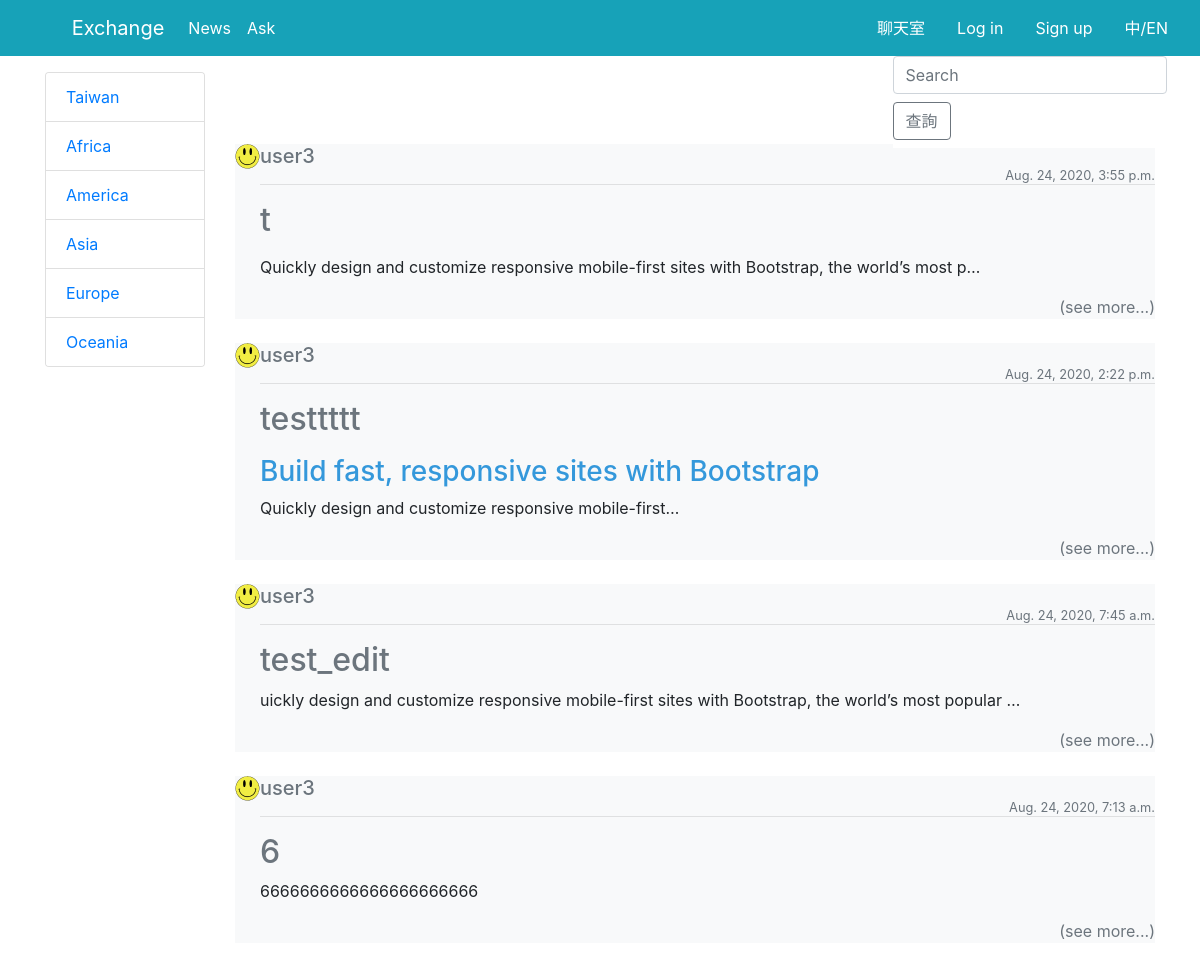
/, run on an earlier commit of the app's database.
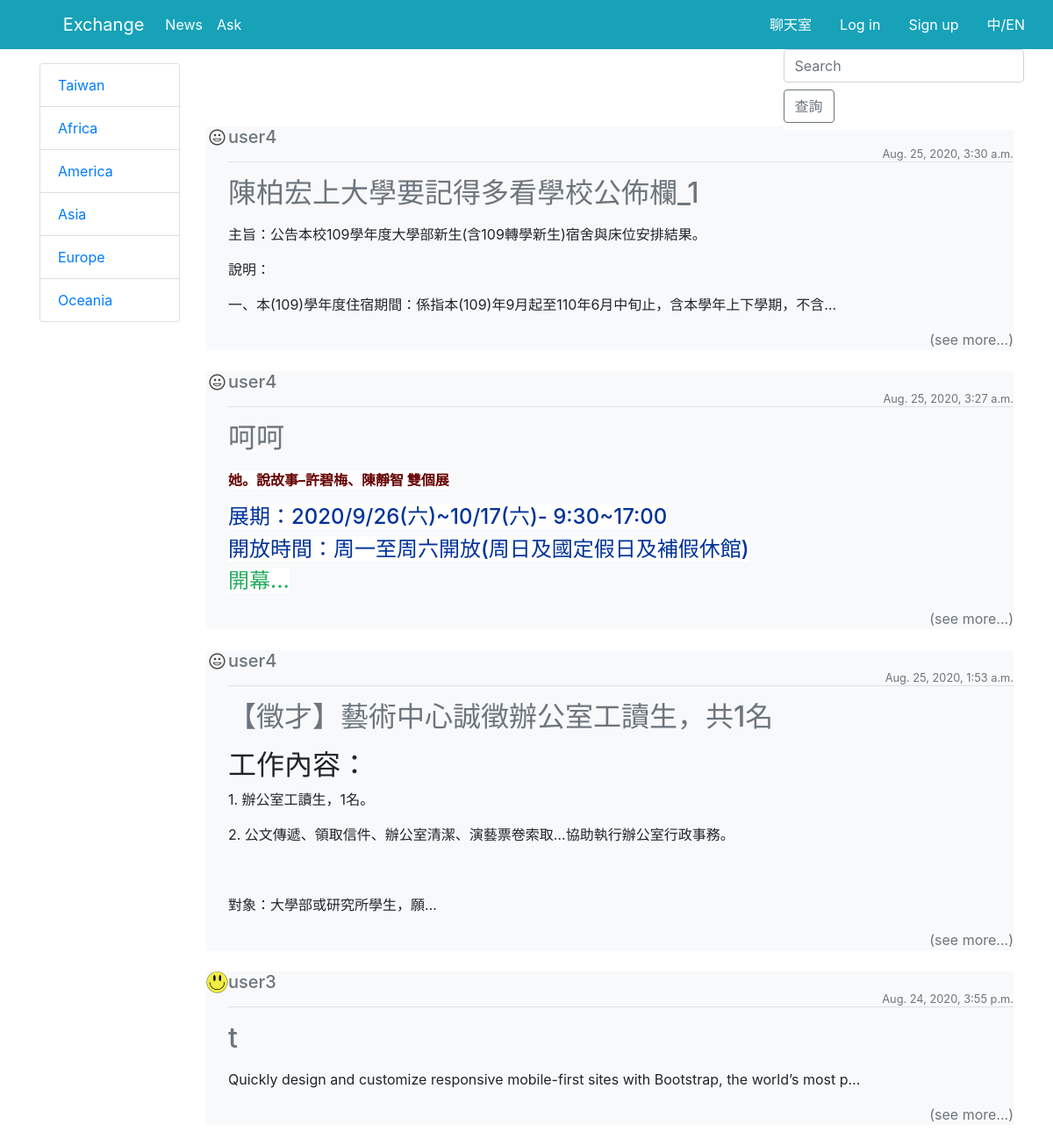
And on a later commit of the database.
### blog/models.py (models this page shows, shortened)
class Post(models.Model):
    title = models.CharField(max_length=100)
    date_posted  = models.DateTimeField(default=timezone.now)
    author = models.ForeignKey(User, on_delete=models.CASCADE)  # 刪除使用者時也刪除其貼文，但刪除貼文不會刪除使用者
    other = models.CharField(max_length=200)
    content = RichTextUploadingField(blank=True,null=True)

### users/models.py (models this page shows, shortened)
class Profile(models.Model):
    user = models.OneToOneField(User,on_delete=models.CASCADE)
    image = models.ImageField(default = 'default.jpg', upload_to='profile_pics')

### blog/views.py (the view)
# urls.py: path('', PostListView.as_view(), name = 'blog-home'),
class PostListView(ListView):
    model = Post                         # 以Post為基礎建立
    template_name = 'blog/mainpage_new.html' # <app>/<model>_<viewtype>.html 尋找樣板顯示(顯示主頁)
    context_object_name = 'posts'
    ordering = ['-date_posted']          # 讓貼文以時間排序
    paginate_by = 4                    # 每頁只顯示四個貼文

### blog/templates/blog/mainpage_new.html (shortened to what this page needs)
{% extends "blog/base.html" %}
{% block content %}
{% include 'blog/searchForm.html' %}
    <div class="row">
        <div class="col-12 col-md-2">
            <div class="card align-self-start absolute" style="width: 10rem;">
                <ul class="list-group list-group-flush">
                    <li class="list-group-item"><a href="#">Taiwan</a></li>
                    <li class="list-group-item"><a href="#">Africa</a></li>
                    <li class="list-group-item"><a href="#">America</a></li>
                    <li class="list-group-item"><a href="#">Asia</a></li>
                    <li class="list-group-item"><a href="#">Europe</a></li>
                    <li class="list-group-item"><a href="#">Oceania</a></li>
                </ul>
            </div>
        </div>
        <div class="col-12 col-md-10">
            <br><br><br>
            {% for post in posts %}
            <article class="media content-section bg-light">
                <img class="rounded-circle article-img" src="{{ post.author.profile.image.url }}" alt="{{ post.author }}" width="25" height = "25">
                <div class="media-body">
                  <div class="article-metadata">
                    <h5><a class="mr-2 text-secondary" href="#">{{ post.author }}</a><br>
                    <small><small class="text-muted float-right">{{ post.date_posted }}</small></small><hr>
                  </div></h5>
                  <h2 class="article-title text-secondary">{{ post.title }}</h2>
                  <p class="article-content">{{ post.content|safe|truncatechars_html:100 }}</p>
                  <a href="{% url 'post-detail' post.id %}" class="text-secondary float-right">(see more...)</a>
                </div>
              </article>
              <br>
            {% endfor %}
        </div>
    </div>
{% endblock %}

What changed in the data, as far as the page shows it:
no longer on this page (row unchanged): Post: author.profile.image (picture), author "user3", date_posted "Aug. 24, 2020, 2:22 p.m.", title "testtttt", content "Build fast, responsive sites with Bootstrap Quickly design and customize responsive mobile-first…"
no longer on this page (row unchanged): Post: author.profile.image (picture), author "user3", date_posted "Aug. 24, 2020, 7:45 a.m.", title "test_edit", content "uickly design and customize responsive mobile-first sites with Bootstrap, the world’s most popular …"
no longer on this page (row unchanged): Post: author.profile.image (picture), author "user3", date_posted "Aug. 24, 2020, 7:13 a.m.", title "6", content "6666666666666666666666"
added Post: author.profile.image (placeholder picture), author "user4", date_posted "Aug. 25, 2020, 3:30 a.m.", title "陳柏宏上大學要記得多看學校公佈欄_1", content "主旨：公告本校109學年度大學部新生(含109轉學新生)宿舍與床位安排結果。 說明： 一、本(109)學年度住宿期間：係指本(109)年9月起至110年6月中旬止，含本學年上下學期，不含…"
added Post: author.profile.image (placeholder picture), author "user4", date_posted "Aug. 25, 2020, 3:27 a.m.", title "呵呵", content "她。說故事–許碧梅、陳靜智 雙個展 展期：2020/9/26(六)~10/17(六)- 9:30~17:00 開放時間：周一至周六開放(周日及國定假日及補假休館) 開幕…"
added Post: author.profile.image (placeholder picture), author "user4", date_posted "Aug. 25, 2020, 1:53 a.m.", title "【徵才】藝術中心誠徵辦公室工讀生，共1名", content "工作內容： 1. 辦公室工讀生，1名。 2. 公文傳遞、領取信件、辦公室清潔、演藝票卷索取…協助執行辦公室行政事務。 對象：大學部或研究所學生，願…"
